Frame 1 (no input): blank canvas, image omitted
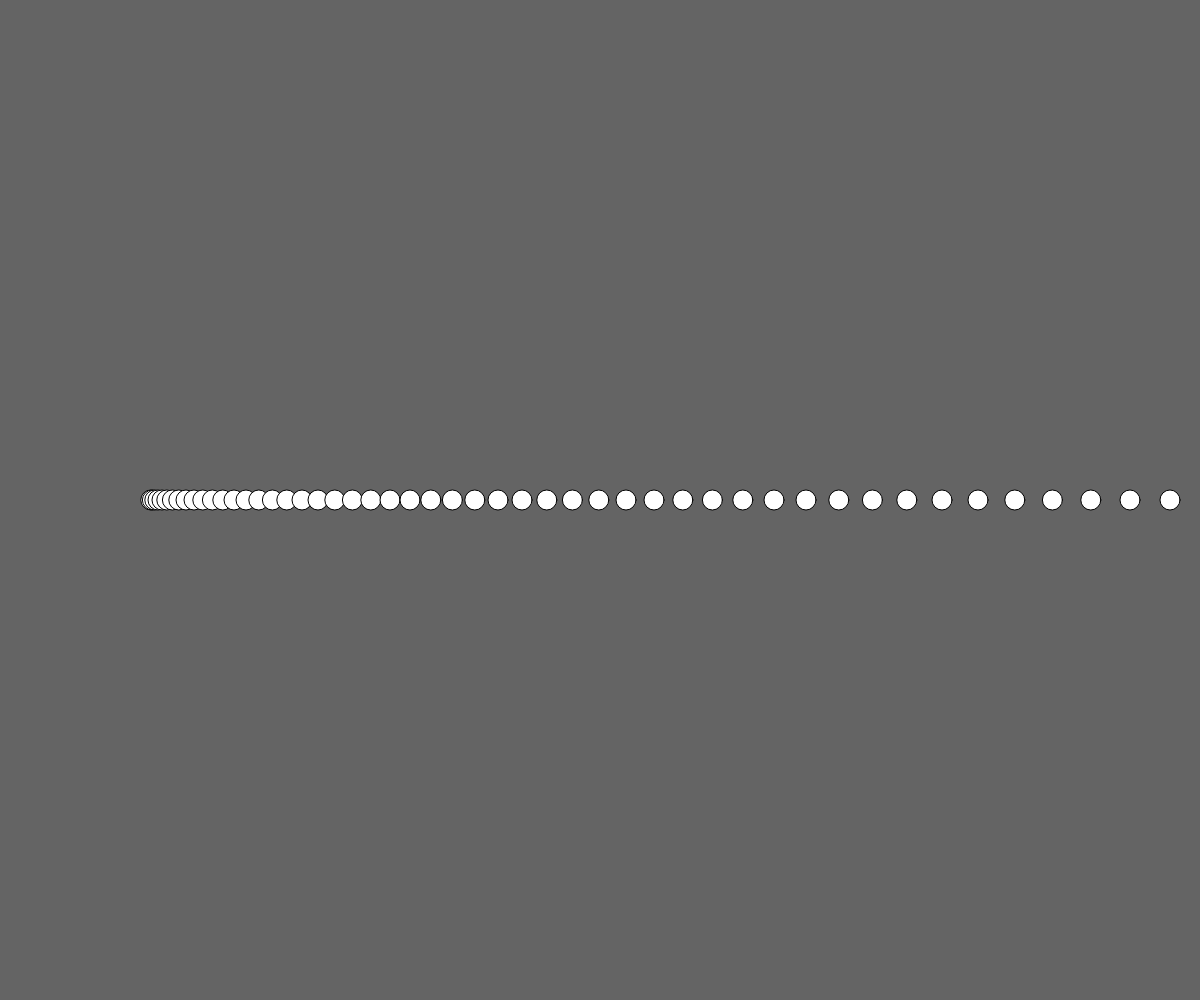
Frame 60 (no input)
Frame 120 (the mouse pressed at the canvas centre since frame 60): identical to frame 60, image omitted

The p5.js sketch that drew this single still picture (run headless with seeded random() and noise() and a simulated clock; from frame 60 on, the mouse is pressed at the canvas centre):

// p5.js sketch
// ── sketch.js
let rad = 10;
let xpos, vx, ax, dt;

function setup() {
	createCanvas(windowWidth, windowHeight);
	background(100);
	ellipseMode(RADIUS);
	xpos = windowWidth/8;
    ypos = windowHeight/2;
	vx = 0;  //초기속도
	ax = 80;  //초기 가속도
    dt = 0.1;  //시간간격
}

//반복적 작동 부분
function draw() {
	vx += ax*dt;  //y방향 초기 가속도
	xpos += vx*dt;  //y방향 초기 가속도
	ellipse(xpos, ypos, rad, rad);
}
